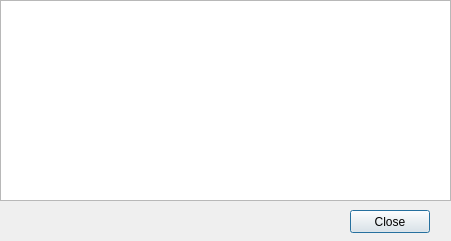
<?xml version="1.0" encoding="UTF-8"?>
<ui version="4.0">
 <class>Dialog</class>
 <widget class="QDialog" name="Dialog">
  <property name="geometry">
   <rect>
    <x>0</x>
    <y>0</y>
    <width>451</width>
    <height>241</height>
   </rect>
  </property>
  <property name="windowTitle">
   <string>Dialog</string>
  </property>
  <widget class="QTextBrowser" name="MovieDiscription">
   <property name="geometry">
    <rect>
     <x>0</x>
     <y>0</y>
     <width>451</width>
     <height>201</height>
    </rect>
   </property>
  </widget>
  <widget class="QPushButton" name="CloseButton">
   <property name="geometry">
    <rect>
     <x>350</x>
     <y>210</y>
     <width>80</width>
     <height>23</height>
    </rect>
   </property>
   <property name="text">
    <string>Close</string>
   </property>
  </widget>
 </widget>
 <resources/>
 <connections/>
</ui>
